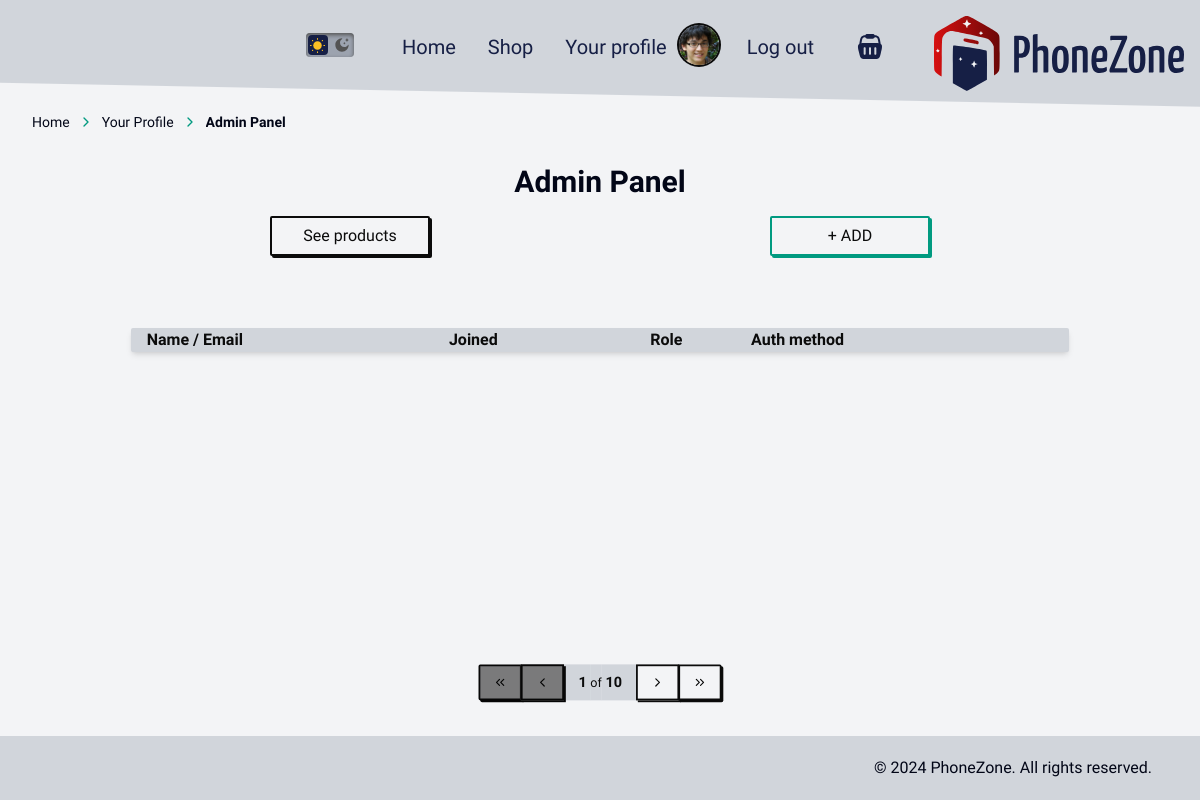
The app's page /pages/admin.php (signed in) with its own data.
### tables this page shows
CREATE TABLE `users` (
  `user_id` int(11) NOT NULL,
  `user_email` varchar(255) NOT NULL,
  `user_registration` date DEFAULT NULL,
  `user_firstname` varchar(50) NOT NULL,
  `user_lastname` varchar(50) NOT NULL,
  `user_password` varchar(32) DEFAULT NULL,
  `user_img` varchar(255) DEFAULT NULL,
  `user_type` enum('admin','user','owner') NOT NULL,
  `user_auth_method` enum('1','2','3') DEFAULT NULL
);

### pages/admin.php (the view, shortened to what this page needs)
<?php
$user_id = isset($_SESSION["user_id"]) ? $_SESSION["user_id"] : null;
?>
<!doctype html>
<html lang="en" data-theme="light">
  <head>
    <link href="../css/output/tailwind-styles.css" rel="stylesheet" />
    <link rel="stylesheet" href="../css/globals.css" />
  </head>
  <body class="h-screen items-center flex flex-col">
    <?php
    $nav_html = file_get_contents("../html_components/navigation.html");
    $users_grid_html = file_get_contents(
      "../html_components/admin_panel_user_grid.html"
    );
    $pagination_html = file_get_contents("../html_components/pagination.html");
    $footer_html = file_get_contents("../html_components/footer.html");
    $breadcrumbs_html = file_get_contents(
      "../html_components/breadcrumbs.html"
    );
    $connection = get_mysqli();
    $query = "SELECT user_img FROM users WHERE user_id = '$user_id'";
    $result = mysqli_query($connection, $query);
    $row = mysqli_fetch_assoc($result);
    $nav_html = str_replace(
      [
        "res/user_img/PROFILE_USER_IMG",
        "for-logged-in nav-link hidden",
        "for-logged-in nav-link group hidden",
        "res/logo-h.png",
        'href="index.php"',
        "pages/products.php",
        "pages/profile.php",
        "scripts/logout.php",
      ],
      [
        "../res/user_img/" . $row["user_img"],
        "nav-link",
        "nav-link group",
        "../res/logo-h.png",
        'href="../index.php"',
        "../pages/products.php",
        "../pages/profile.php",
        "../scripts/logout.php",
      ],
      $nav_html
    );
    $query = "SELECT COUNT(user_id) AS total_users FROM users;";
    $statement = mysqli_prepare($connection, $query);
    $result = mysqli_stmt_execute($statement);
    $result = mysqli_stmt_get_result($statement);
    $row = mysqli_fetch_assoc($result);
    $total_users = $row["total_users"];
    $pagination_html = str_replace(
      ['id="pagination"', "scale-90"],
      ['id="pagination" data-total-users=' . $total_users, "scale-90 mb-12"],
      $pagination_html
    );
    $breadcrumbs_html = str_replace(
      [
        "my-4",
        "CURRENT_PAGE",
        'href="./products.php">
      Shop',
      ],
      [
        "mt-28 mb-4",
        "Admin Panel",
        'href="./profile.php">
      Your Profile',
      ],
      $breadcrumbs_html
    );
    echo $nav_html;
    echo $breadcrumbs_html;
    echo $users_grid_html;
    echo $pagination_html;
    echo $footer_html;
    ?>
  </body>
</html>

### css/globals.css (style rules this page uses)
:root[data-theme="light"] body { color: #020617; background: #f3f4f6; }
:root[data-theme="light"] #theme-toggle::after { transform: translateX(0px); background: #161f45; }
#theme-toggle { --theme_transition: all 0.3s ease-in-out; }
#theme-toggle::after { z-index: 100; content: ""; position: absolute; height: 20px; top: 2px; left: 2px; aspect-ratio: 1/1; transition: var(--theme_transition); border-radius: 4px; }
#theme-toggle svg { z-index: 101; }
@media (width > 768px) { #navigation { clip-path: polygon(0 0, 100% 0, 100% 100%, 0 calc(100% - 2vw)); } }
#navigation .logo:not(#mobile-store-logo)::after { position: absolute; content: ""; width: 100%; height: 2px; background: var(--brand-600); scale: 0 1; transition: all 0.3s ease-in-out; bottom: 6px; right: -0.4rem; transform-origin: right; }

### records on screen
users: user_img "Home Shop Your profile Log out", user_img (picture)

### other values on screen
$breadcrumbs_html "Home Your Profile Admin Panel"
$users_grid_html "Admin Panel See products + ADD Name / Email Joined Role Auth method"
$pagination_html "1 of 10"
$footer_html "© 2024 PhoneZone. All rights reserved."
